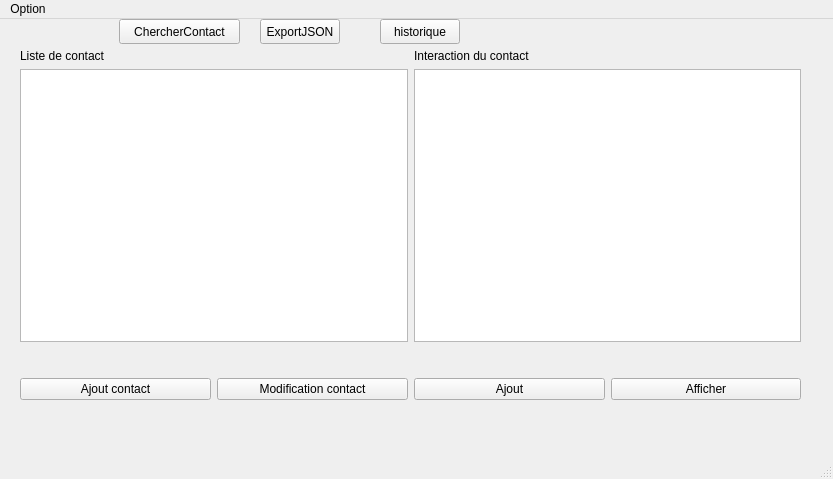
<?xml version="1.0" encoding="UTF-8"?>
<ui version="4.0">
 <class>MainWindow</class>
 <widget class="QMainWindow" name="MainWindow">
  <property name="geometry">
   <rect>
    <x>0</x>
    <y>0</y>
    <width>833</width>
    <height>479</height>
   </rect>
  </property>
  <property name="minimumSize">
   <size>
    <width>833</width>
    <height>479</height>
   </size>
  </property>
  <property name="maximumSize">
   <size>
    <width>833</width>
    <height>479</height>
   </size>
  </property>
  <property name="windowTitle">
   <string>Gestion Contact</string>
  </property>
  <widget class="QWidget" name="centralwidget">
   <widget class="QWidget" name="horizontalLayoutWidget_3">
    <property name="geometry">
     <rect>
      <x>20</x>
      <y>30</y>
      <width>781</width>
      <height>351</height>
     </rect>
    </property>
    <layout class="QHBoxLayout" name="horizontalLayout_3">
     <property name="sizeConstraint">
      <enum>QLayout::SetDefaultConstraint</enum>
     </property>
     <item>
      <layout class="QVBoxLayout" name="verticalLayout_2">
       <item>
        <widget class="QLabel" name="label">
         <property name="text">
          <string>Liste de contact</string>
         </property>
        </widget>
       </item>
       <item>
        <widget class="QListWidget" name="ListeContactWidg"/>
       </item>
       <item>
        <spacer name="verticalSpacer">
         <property name="orientation">
          <enum>Qt::Vertical</enum>
         </property>
         <property name="sizeType">
          <enum>QSizePolicy::Maximum</enum>
         </property>
         <property name="sizeHint" stdset="0">
          <size>
           <width>10</width>
           <height>30</height>
          </size>
         </property>
        </spacer>
       </item>
       <item>
        <layout class="QHBoxLayout" name="horizontalLayout">
         <item>
          <widget class="QPushButton" name="AjoutContact_BTN">
           <property name="text">
            <string>Ajout contact</string>
           </property>
          </widget>
         </item>
         <item>
          <widget class="QPushButton" name="ModifContact_BTN">
           <property name="text">
            <string>Modification contact</string>
           </property>
          </widget>
         </item>
        </layout>
       </item>
      </layout>
     </item>
     <item>
      <layout class="QVBoxLayout" name="verticalLayout_3">
       <item>
        <widget class="QLabel" name="label_2">
         <property name="text">
          <string>Interaction du contact</string>
         </property>
        </widget>
       </item>
       <item>
        <widget class="QListWidget" name="ListeInteractionWidg">
         <property name="selectionMode">
          <enum>QAbstractItemView::SingleSelection</enum>
         </property>
        </widget>
       </item>
       <item>
        <spacer name="verticalSpacer_2">
         <property name="orientation">
          <enum>Qt::Vertical</enum>
         </property>
         <property name="sizeType">
          <enum>QSizePolicy::Maximum</enum>
         </property>
         <property name="sizeHint" stdset="0">
          <size>
           <width>20</width>
           <height>30</height>
          </size>
         </property>
        </spacer>
       </item>
       <item>
        <layout class="QHBoxLayout" name="horizontalLayout_2">
         <item>
          <widget class="QPushButton" name="pushButton_2">
           <property name="text">
            <string>Ajout</string>
           </property>
          </widget>
         </item>
         <item>
          <widget class="QPushButton" name="pushButton_3">
           <property name="text">
            <string>Afficher</string>
           </property>
          </widget>
         </item>
        </layout>
       </item>
      </layout>
     </item>
    </layout>
   </widget>
   <widget class="QPushButton" name="historique_btn">
    <property name="geometry">
     <rect>
      <x>380</x>
      <y>0</y>
      <width>80</width>
      <height>25</height>
     </rect>
    </property>
    <property name="text">
     <string>historique</string>
    </property>
   </widget>
   <widget class="QPushButton" name="EXport_btn">
    <property name="geometry">
     <rect>
      <x>260</x>
      <y>0</y>
      <width>80</width>
      <height>25</height>
     </rect>
    </property>
    <property name="text">
     <string>ExportJSON</string>
    </property>
   </widget>
   <widget class="QPushButton" name="Chercher_btn">
    <property name="geometry">
     <rect>
      <x>119</x>
      <y>0</y>
      <width>121</width>
      <height>25</height>
     </rect>
    </property>
    <property name="text">
     <string>ChercherContact</string>
    </property>
   </widget>
  </widget>
  <widget class="QMenuBar" name="menubar">
   <property name="geometry">
    <rect>
     <x>0</x>
     <y>0</y>
     <width>833</width>
     <height>22</height>
    </rect>
   </property>
   <widget class="QMenu" name="menuOption">
    <property name="title">
     <string>Option</string>
    </property>
    <addaction name="actionHistorique"/>
    <addaction name="actionChercher_contact"/>
    <addaction name="separator"/>
    <addaction name="actionExport_JSON"/>
   </widget>
   <addaction name="menuOption"/>
  </widget>
  <widget class="QStatusBar" name="statusbar"/>
  <action name="actionHistorique">
   <property name="text">
    <string>Historique</string>
   </property>
  </action>
  <action name="actionChercher_contact">
   <property name="text">
    <string>Chercher contact</string>
   </property>
  </action>
  <action name="actionExport_JSON">
   <property name="text">
    <string>Export JSON</string>
   </property>
  </action>
 </widget>
 <resources/>
 <connections/>
</ui>
